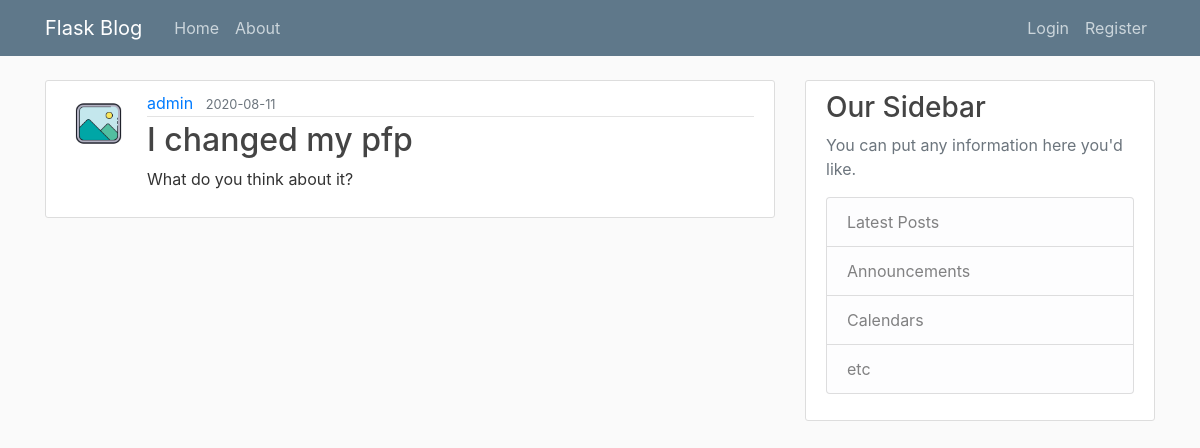
/post/6, run on the app's committed database.
### fbmodules/models.py (models this page shows, shortened)
class User(db.Model, UserMixin):
    id = db.Column(db.Integer, primary_key=True)
    username = db.Column(db.String(20), unique=True, nullable=False)
    email = db.Column(db.String(120), unique=True, nullable=False)
    image_file = db.Column(db.String(20), nullable=False, default='default_icon.png')
    password = db.Column(db.String(60), unique=True, nullable=False)
    posts = db.relationship('Post', backref='author', lazy=True)

class Post(db.Model):
    id = db.Column(db.Integer, primary_key=True)
    title = db.Column(db.String(100), nullable=False)
    date_post = db.Column(db.DateTime, nullable=False, default=datetime.utcnow)
    content = db.Column(db.Text, nullable=False)
    user_id = db.Column(db.Integer, db.ForeignKey('user.id'), nullable=False)

### fbmodules/routes.py (the view)
@app.route("/post/<int:post_id>")
def show_post(post_id):
    post = Post.query.get_or_404(post_id)
    return render_template('post.html', title=post.title, post=post)

### fbmodules/templates/post.html (shortened to what this page needs)
{%  extends "layout.html" %}
{% block content %}
        <article class="media content-section">
        <img class="rounded-circle article-img" src="{{ url_for('static', filename='profile_pictures/' + post.author.image_file) }}">
          <div class="media-body">
            <div class="article-metadata">
              <a class="mr-2" href="{{ url_for('user_posts', username=post.author.username) }}">{{ post.author.username }}</a>
              <small class="text-muted">{{ post.date_post.strftime('%Y-%m-%d') }}</small>
            </div>
            <h2 class="article-title">{{ post.title }}</h2>
            <p class="article-content">{{ post.content }}</p>
          </div>
        </article>
{% endblock content %}

### fbmodules/static/main.css (style rules this page uses)
body { background: #fafafa; color: #333333; margin-top: 5rem; }
h1, h2, h3, h4, h5, h6 { color: #444444; }
.content-section { background: #ffffff; padding: 10px 20px; border: 1px solid #dddddd; border-radius: 3px; margin-bottom: 20px; }
.article-title { color: #444444; }
.article-content { white-space: pre-line; }
.article-img { height: 65px; width: 65px; margin-right: 16px; }
.article-metadata { padding-bottom: 1px; margin-bottom: 4px; border-bottom: 1px solid #e3e3e3 }

### data on the page
User: image_file (picture), author.username "admin"
Post: date_post "2020-08-11", title "I changed my pfp", content "What do you think about it?"
